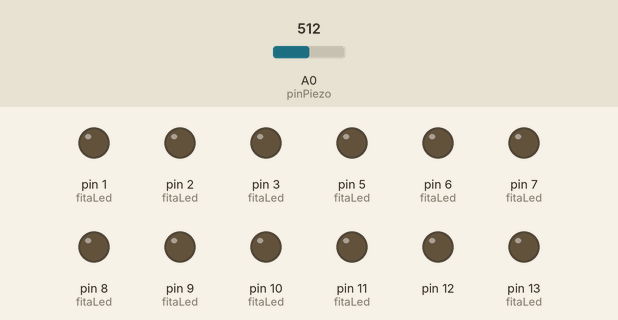
This sketch was run on a simulated Arduino Uno, built with avr-gcc and run on an emulated ATmega328P. Parts: output pins drawn as LEDs (lit = HIGH). The inputs (shaded band) are chosen by the test bench; at power-on: A0 (pinPiezo) = 512. Pins used as bus, display or sensor lines are not drawn.

Above: at 1.2 s.
1.3 s: A0 (pinPiezo) set to 504
At 2.6 s:
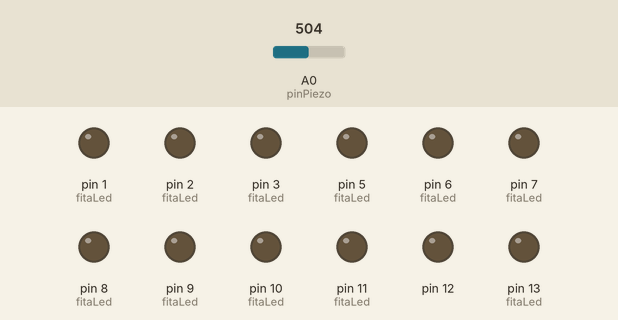
2.9 s: A0 (pinPiezo) set to 306
At 3.9 s:
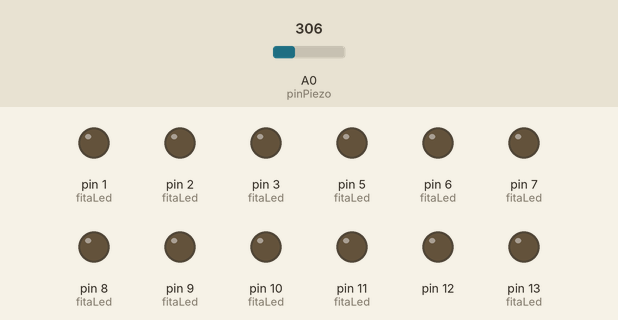
Timing chart, 0 to 5.9 s (numbered marks = the images above; inputs shaded):
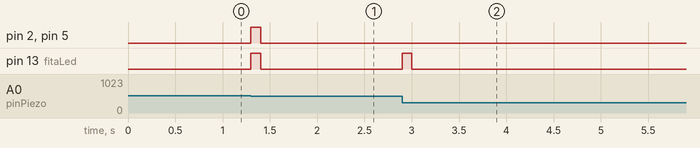

Measured:
- after the input at 1.3 s, pin 2 (fitaLed), pin 5 (fitaLed), pin 13 (fitaLed): LOW → HIGH at once, → LOW 0.10 s later
- after the input at 2.9 s, pin 13 (fitaLed): LOW → HIGH at once, → LOW 0.10 s later

The sketch:

fachada.ino
```cpp
// B, B+G, G, G+R, R, R+B, R+G+B
// Sequencia de cores = RGB
//                     R, G, B
const int setCores[7][3] = {{0, 1, 0},
  {0, 1, 1},
  {0, 1, 0},
  {1, 1, 0},
  {1, 0, 0},
  {1, 0, 1},
  {1, 1, 1}
};
const int QNT_RGB = 3;
int frequenciaCor = 0; // Variável escolha de cor de acordo com o BMP
const int DIF_BATIDA = 50; // tempo em ms

// Variavéis de laço
int i = 0, j = 0;

// Variáveis Piezo
int pinPiezo = 0;
int leituraPiezo = 0;
int leituraPiezoNova = 0;
int leituraPiezoAnterior = 0;
int leituraPiezoNovaAnterior = 0;

// Variáveis de OFFSET
const int tempoDeboucing = 100;

// Variáveis Fita
const int QNT_TRECHOS_FITA = 4;
const int TRECHOS[] = {310, 450, 600, 1000};//{30, 200, 400, 800};//
int trechosAtivos = 0;// Quantidade de trechos a serem setados

// Trechos x RGB
const int fitaLed[QNT_TRECHOS_FITA][QNT_RGB] =   {{1, 13, 2},
  {3, 4, 5},
  {8, 7, 6},
  {11, 10, 9}
};

void setup() {
  for (i = 1; i <= 13; i++)
    pinMode(i, OUTPUT);
}

void loop() {

  leituraPiezoAnterior = leituraPiezo;
  leituraPiezo = analogRead(pinPiezo);

  // Significa q houve uma batida
  if (leituraPiezo - leituraPiezoAnterior > DIF_BATIDA) {

    // Utilização do while para analisar o pico de intensidade da batida
    leituraPiezoNovaAnterior = leituraPiezo;
    leituraPiezoNova = analogRead(pinPiezo);
    while (leituraPiezoNova >= leituraPiezoNovaAnterior) {
      leituraPiezoNovaAnterior = leituraPiezoNova;
      leituraPiezoNova = analogRead(pinPiezo);
    }

    // Contagem das batidas
    frequenciaCor++;
    if (frequenciaCor >= 7)
      frequenciaCor = 0;

  } else {
    leituraPiezo = 0;
    leituraPiezoNova = 0;
    leituraPiezoAnterior = 0;
    leituraPiezoNovaAnterior = 0;
  }

  leituraPiezo = leituraPiezoNovaAnterior;

  ///////////////////////////////////////// LÓGICA INTENSIDADE FITAS ////////////////////////////////////////

  if (leituraPiezo >= TRECHOS[3]) {
    trechosAtivos = 4;
  } else if (leituraPiezo >= TRECHOS[2]) {
    trechosAtivos = 3;
  } else if (leituraPiezo >= TRECHOS[1]) {
    trechosAtivos = 2;
  } else if (leituraPiezo >= TRECHOS[0]) {
    trechosAtivos = 1;
  } else {
    trechosAtivos = 0;
  }

  // Setar as fitas de acordo com o set de cores e a frequência de batida
  for (i = 0; i < trechosAtivos; i++) {
    for (j = 0; j < QNT_RGB; j++)
      digitalWrite(fitaLed[i][j], setCores[frequenciaCor][j]);
    delay(1);
  }
  if (trechosAtivos == 4)
    delay(300);
  if (trechosAtivos == 3)
    delay(200);
  if (trechosAtivos == 2)
    delay(100);

  // Apagar as fitas que podem ter sido acesas antes
  for (; i < QNT_TRECHOS_FITA; i++) {
    for (j = 0; j < QNT_RGB; j++) {
      digitalWrite(fitaLed[i][j], LOW);
    }
  }
  //////////////////////////////////////////////////////////////////////////////////////////////////

}
```
